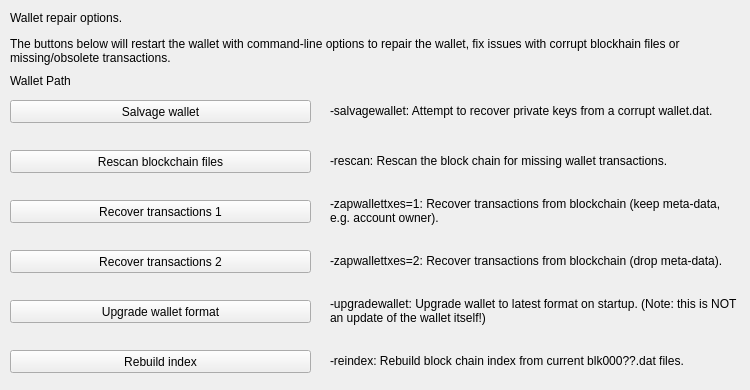
     <widget class="QWidget" name="pageRepair">
      <widget class="QPushButton" name="btn_salvagewallet">
       <property name="geometry">
        <rect>
         <x>10</x>
         <y>100</y>
         <width>301</width>
         <height>23</height>
        </rect>
       </property>
       <property name="minimumSize">
        <size>
         <width>180</width>
         <height>23</height>
        </size>
       </property>
       <property name="text">
        <string>Salvage wallet</string>
       </property>
      </widget>
      <widget class="QPushButton" name="btn_rescan">
       <property name="geometry">
        <rect>
         <x>10</x>
         <y>150</y>
         <width>301</width>
         <height>23</height>
        </rect>
       </property>
       <property name="minimumSize">
        <size>
         <width>180</width>
         <height>23</height>
        </size>
       </property>
       <property name="text">
        <string>Rescan blockchain files</string>
       </property>
      </widget>
      <widget class="QPushButton" name="btn_zapwallettxes1">
       <property name="geometry">
        <rect>
         <x>10</x>
         <y>200</y>
         <width>301</width>
         <height>23</height>
        </rect>
       </property>
       <property name="minimumSize">
        <size>
         <width>180</width>
         <height>23</height>
        </size>
       </property>
       <property name="text">
        <string>Recover transactions 1</string>
       </property>
      </widget>
      <widget class="QPushButton" name="btn_zapwallettxes2">
       <property name="geometry">
        <rect>
         <x>10</x>
         <y>250</y>
         <width>301</width>
         <height>23</height>
        </rect>
       </property>
       <property name="minimumSize">
        <size>
         <width>180</width>
         <height>23</height>
        </size>
       </property>
       <property name="text">
        <string>Recover transactions 2</string>
       </property>
      </widget>
      <widget class="QPushButton" name="btn_upgradewallet">
       <property name="geometry">
        <rect>
         <x>10</x>
         <y>300</y>
         <width>301</width>
         <height>23</height>
        </rect>
       </property>
       <property name="minimumSize">
        <size>
         <width>180</width>
         <height>23</height>
        </size>
       </property>
       <property name="text">
        <string>Upgrade wallet format</string>
       </property>
      </widget>
      <widget class="QLabel" name="label_repair_helptext">
       <property name="geometry">
        <rect>
         <x>10</x>
         <y>30</y>
         <width>711</width>
         <height>41</height>
        </rect>
       </property>
       <property name="text">
        <string>The buttons below will restart the wallet with command-line options to repair the wallet, fix issues with corrupt blockhain files or missing/obsolete transactions.</string>
       </property>
       <property name="wordWrap">
        <bool>true</bool>
       </property>
      </widget>
      <widget class="QLabel" name="label_repair_salvage">
       <property name="geometry">
        <rect>
         <x>330</x>
         <y>90</y>
         <width>411</width>
         <height>41</height>
        </rect>
       </property>
       <property name="text">
        <string>-salvagewallet: Attempt to recover private keys from a corrupt wallet.dat.</string>
       </property>
       <property name="wordWrap">
        <bool>true</bool>
       </property>
      </widget>
      <widget class="QLabel" name="label_repair_rescan">
       <property name="geometry">
        <rect>
         <x>330</x>
         <y>140</y>
         <width>411</width>
         <height>41</height>
        </rect>
       </property>
       <property name="text">
        <string>-rescan: Rescan the block chain for missing wallet transactions.</string>
       </property>
       <property name="wordWrap">
        <bool>true</bool>
       </property>
      </widget>
      <widget class="QLabel" name="label_repair_zap1">
       <property name="geometry">
        <rect>
         <x>330</x>
         <y>190</y>
         <width>411</width>
         <height>41</height>
        </rect>
       </property>
       <property name="text">
        <string>-zapwallettxes=1: Recover transactions from blockchain (keep meta-data, e.g. account owner).</string>
       </property>
       <property name="wordWrap">
        <bool>true</bool>
       </property>
      </widget>
      <widget class="QLabel" name="label_repair_zap2">
       <property name="geometry">
        <rect>
         <x>330</x>
         <y>240</y>
         <width>411</width>
         <height>41</height>
        </rect>
       </property>
       <property name="text">
        <string>-zapwallettxes=2: Recover transactions from blockchain (drop meta-data).</string>
       </property>
       <property name="wordWrap">
        <bool>true</bool>
       </property>
      </widget>
      <widget class="QLabel" name="label_repair_upgrade">
       <property name="geometry">
        <rect>
         <x>330</x>
         <y>290</y>
         <width>411</width>
         <height>41</height>
        </rect>
       </property>
       <property name="text">
        <string>-upgradewallet: Upgrade wallet to latest format on startup. (Note: this is NOT an update of the wallet itself!)</string>
       </property>
       <property name="wordWrap">
        <bool>true</bool>
       </property>
      </widget>
      <widget class="QLabel" name="label_repair_header">
       <property name="geometry">
        <rect>
         <x>10</x>
         <y>10</y>
         <width>711</width>
         <height>16</height>
        </rect>
       </property>
       <property name="text">
        <string>Wallet repair options.</string>
       </property>
       <property name="wordWrap">
        <bool>true</bool>
       </property>
      </widget>
      <widget class="QPushButton" name="btn_reindex">
       <property name="geometry">
        <rect>
         <x>10</x>
         <y>350</y>
         <width>301</width>
         <height>23</height>
        </rect>
       </property>
       <property name="text">
        <string>Rebuild index</string>
       </property>
      </widget>
      <widget class="QLabel" name="label_repair_reindex">
       <property name="geometry">
        <rect>
         <x>330</x>
         <y>340</y>
         <width>411</width>
         <height>41</height>
        </rect>
       </property>
       <property name="text">
        <string>-reindex: Rebuild block chain index from current blk000??.dat files.</string>
       </property>
       <property name="wordWrap">
        <bool>true</bool>
       </property>
      </widget>
      <widget class="QLabel" name="wallet_path">
       <property name="geometry">
        <rect>
         <x>10</x>
         <y>70</y>
         <width>731</width>
         <height>21</height>
        </rect>
       </property>
       <property name="text">
        <string>Wallet Path</string>
       </property>
      </widget>
     </widget>
